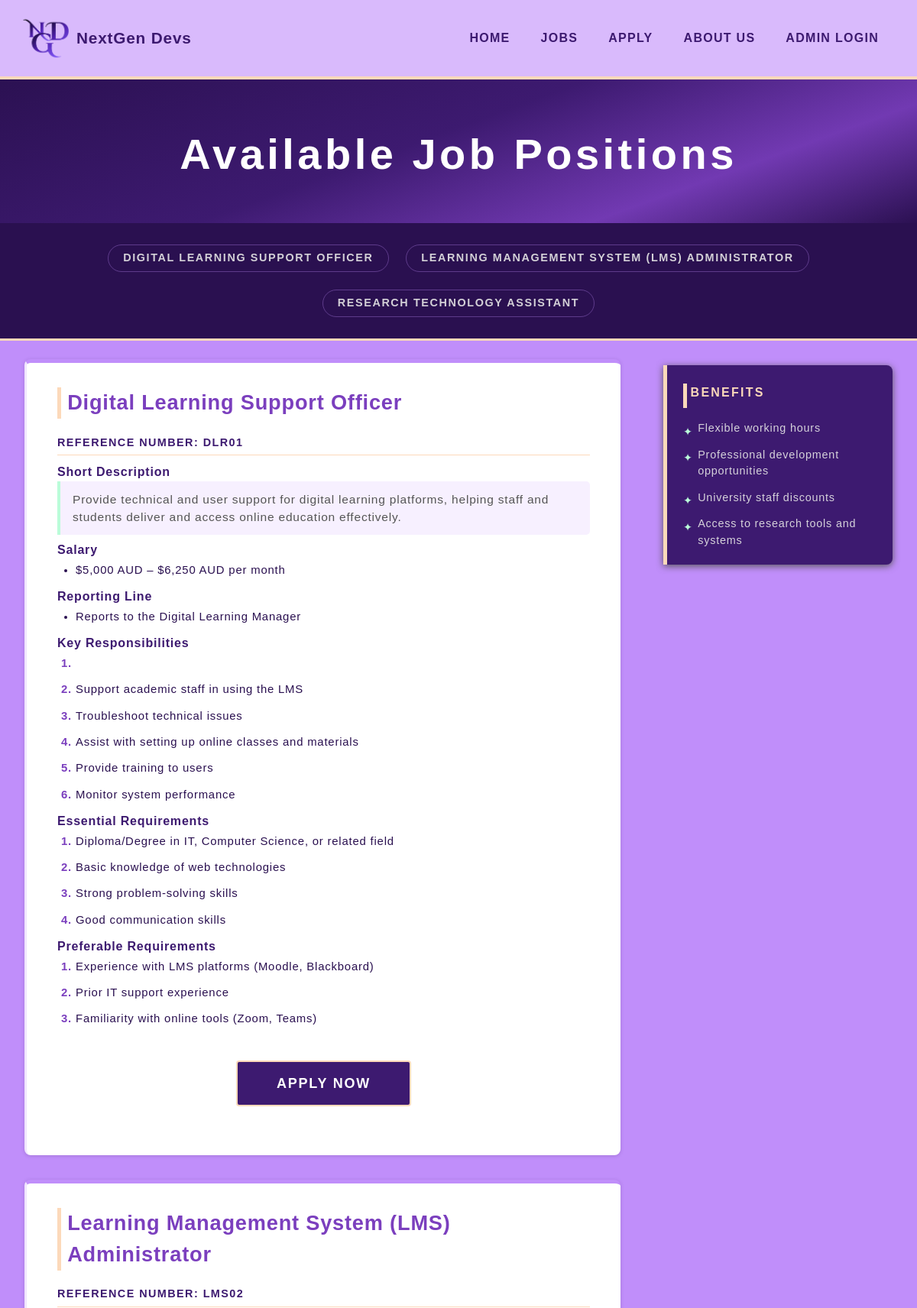
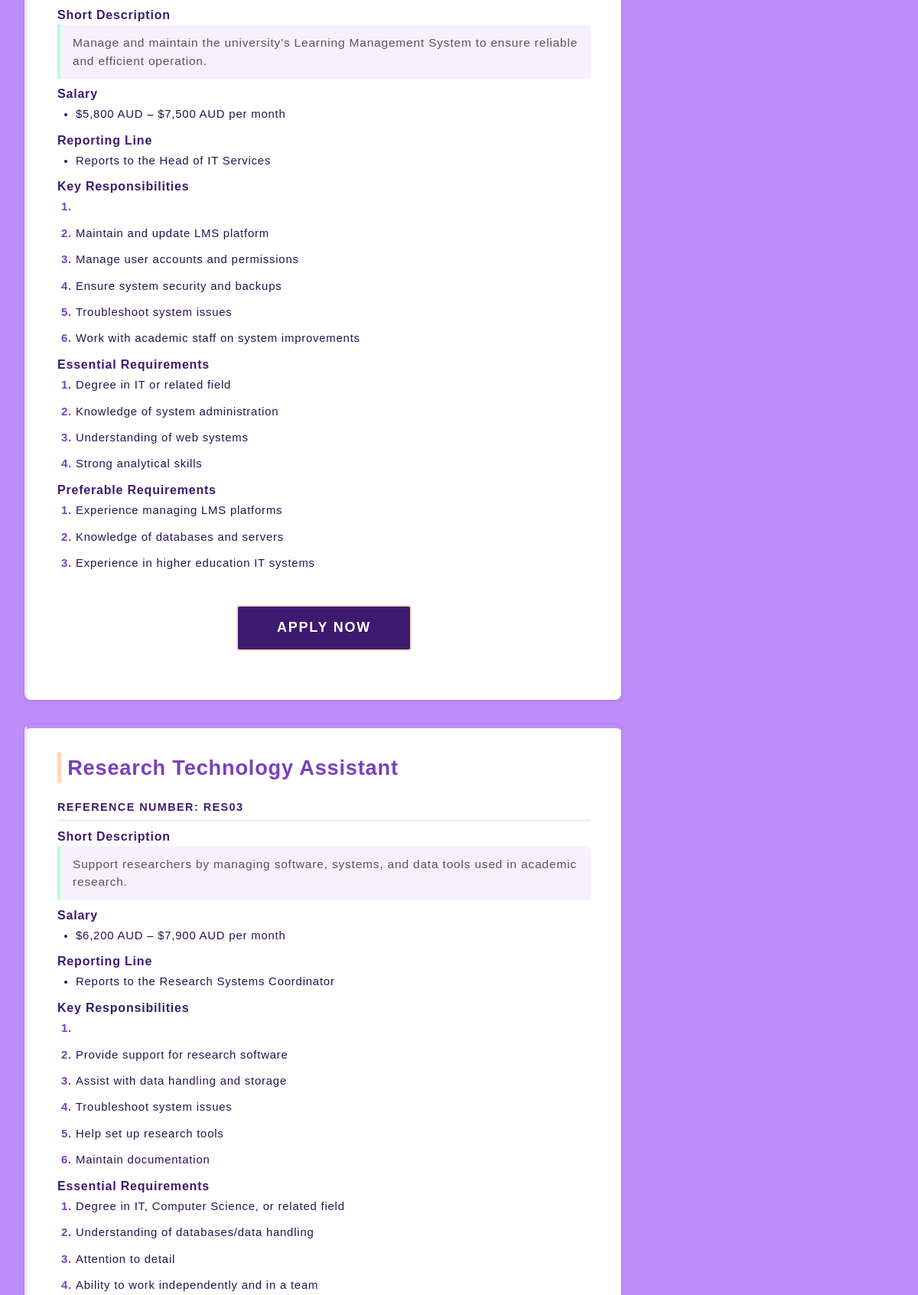
/jobs.php (upper part), run on the app's committed database (2 pictures, top to bottom).
### tables this page shows
CREATE TABLE `jobs` (
  `job_id` int(11) NOT NULL,
  `reference_number` varchar(10) NOT NULL,
  `anchor_slug` varchar(20) NOT NULL,
  `title` varchar(150) NOT NULL,
  `short_description` text NOT NULL,
  `salary_min` decimal(10,2) NOT NULL,
  `salary_max` decimal(10,2) NOT NULL,
  `salary_currency` varchar(5) NOT NULL DEFAULT 'AUD',
  `salary_period` varchar(30) NOT NULL DEFAULT 'per month',
  `reporting_line` varchar(200) NOT NULL,
  `key_responsibilities` text NOT NULL,
  `essential_requirements` text NOT NULL,
  `preferable_requirements` text NOT NULL
);

### jobs.php (the view, shortened to what this page needs)
<?php
require_once "settings.php";
$dbconn =@mysqli_connect($host, $user, $pwd, $sql_db);
if($dbconn){
    $query = "SELECT* FROM jobs ORDER by job_id";
    $result = mysqli_query($dbconn, $query);
    if($result){
        $jobs = mysqli_fetch_all($result, MYSQLI_ASSOC);
    }else{
        $jobs = [];
    }
}else{
    $jobs = [];
    echo "<p>Unable to connect to the database </p>";
}
?>
<!DOCTYPE html>
<html lang="en">
    <head>
        <link rel="stylesheet" href="styles/styles.css?v=<?= filemtime('styles/styles.css') ?>">
    </head>
<body>
    <?php include 'header.inc';?>
    <main id="main">
        <h1 class="jobs-heading">Available Job Positions</h1>
        <div class="short-keys">
            <nav aria-label="Job Position Description Anchor Links">
                <ul>
                    <?php foreach ($jobs as $job): ?>
                        <li><a href="#<?php echo htmlspecialchars($job['anchor_slug']); ?>"><?php echo htmlspecialchars($job['title']); ?></a></li>
                    <?php endforeach; ?>
                </ul>
            </nav>
        </div>
        <aside class="job-aside">
            <h2>Benefits</h2>
            <ul>
                <li>
                    Flexible working hours
                </li>
                <li>
                    Professional development opportunities
                </li>
                <li>
                    University staff discounts
                </li>
                <li>
                    Access to research tools and systems
                </li>
            </ul>
        </aside>
        <div class="available-jobs">
        <section id="digital">
                <?php foreach ($jobs as $job): ?>
            <section id="<?php echo htmlspecialchars($job['anchor_slug']); ?>" class="job">
                <h2><?php echo htmlspecialchars($job['title']); ?></h2>
                <h3>Reference Number: <?php echo htmlspecialchars($job['reference_number']); ?></h3>
                <h4>Short Description</h4>
                <p class="short-description"><?php echo htmlspecialchars($job['short_description']); ?></p>
                <h4>Salary</h4>
                <ul>
                    <li>
                        $<?php echo number_format($job['salary_min']); ?> <?php echo htmlspecialchars($job['salary_currency']); ?>
                        – $<?php echo number_format($job['salary_max']); ?> <?php echo htmlspecialchars($job['salary_currency']); ?>
                        <?php echo htmlspecialchars($job['salary_period']); ?>
                    </li>
                </ul>
                <h4>
                    Reporting Line
                </h4>
                <ul>
                    <li><?php echo htmlspecialchars($job['reporting_line']); ?></li>
                </ul>
                <h4>
                    Key Responsibilities
                </h4>
                <ol>
                    <li>
                    <?php foreach (explode('|', $job['key_responsibilities']) as $item): ?>
                        <li><?php echo htmlspecialchars($item); ?></li>
                    <?php endforeach; ?>
                    </li>
                </ol>
                <h4>
                    Essential Requirements
                </h4>
                <ol>
                    <?php foreach (explode('|', $job['essential_requirements']) as $item): ?>
                        <li><?php echo htmlspecialchars($item); ?></li>
                    <?php endforeach; ?>
                </ol>
                <h4>
                    Preferable Requirements
                </h4>
                <ol>
                <?php foreach (explode('|', $job['preferable_requirements']) as $item): ?>
                        <li><?php echo htmlspecialchars($item); ?></li>
                    <?php endforeach; ?>
                </ol>
                <div class="apply-box">
                    <a href="apply.php?ref=<?php echo urlencode($job['reference_number']); ?>" class="apply-now" style="font-size:large">Apply Now</a>
                </div>
            </section>
        <?php endforeach; ?>
        </div>
    </main>
</body>
</html>

### jobs.php (style rules this page uses)
ol li::marker { font-weight: bold; }

### data on the page
jobs: title "DIGITAL LEARNING SUPPORT OFFICER", title "Digital Learning Support Officer", reference_number "DLR01", short_description "Provide technical and user support for digital learning platforms, helping staff and students deliver and access online education effectively.", salary_min "5,000", salary_currency "AUD", salary_max "6,250", salary_period "per month", reporting_line "Reports to the Digital Learning Manager", key_responsibilities "Support academic staff in using the LMS", key_responsibilities "Troubleshoot technical issues", key_responsibilities "Assist with setting up online classes and materials", key_responsibilities "Provide training to users", key_responsibilities "Monitor system performance", essential_requirements "Diploma/Degree in IT, Computer Science, or related field", essential_requirements "Basic knowledge of web technologies", essential_requirements "Strong problem-solving skills", essential_requirements "Good communication skills", preferable_requirements "Experience with LMS platforms (Moodle, Blackboard)", preferable_requirements "Prior IT support experience", preferable_requirements "Familiarity with online tools (Zoom, Teams)"
jobs: title "LEARNING MANAGEMENT SYSTEM (LMS) ADMINISTRATOR", title "Learning Management System (LMS) Administrator", reference_number "LMS02", short_description "Manage and maintain the university's Learning Management System to ensure reliable and efficient operation.", salary_min "5,800", salary_currency "AUD", salary_max "7,500", salary_period "per month", reporting_line "Reports to the Head of IT Services", key_responsibilities "Maintain and update LMS platform", key_responsibilities "Manage user accounts and permissions", key_responsibilities "Ensure system security and backups", key_responsibilities "Troubleshoot system issues", key_responsibilities "Work with academic staff on system improvements", essential_requirements "Degree in IT or related field", essential_requirements "Knowledge of system administration", essential_requirements "Understanding of web systems", essential_requirements "Strong analytical skills", preferable_requirements "Experience managing LMS platforms", preferable_requirements "Knowledge of databases and servers", preferable_requirements "Experience in higher education IT systems"
jobs: title "RESEARCH TECHNOLOGY ASSISTANT", title "Research Technology Assistant", reference_number "RES03", short_description "Support researchers by managing software, systems, and data tools used in academic research.", salary_min "6,200", salary_currency "AUD", salary_max "7,900", salary_period "per month", reporting_line "Reports to the Research Systems Coordinator", key_responsibilities "Provide support for research software", key_responsibilities "Assist with data handling and storage", key_responsibilities "Troubleshoot system issues", key_responsibilities "Help set up research tools", key_responsibilities "Maintain documentation", essential_requirements "Degree in IT, Computer Science, or related field", essential_requirements "Understanding of databases/data handling", essential_requirements "Attention to detail", essential_requirements "Ability to work independently and in a team"
